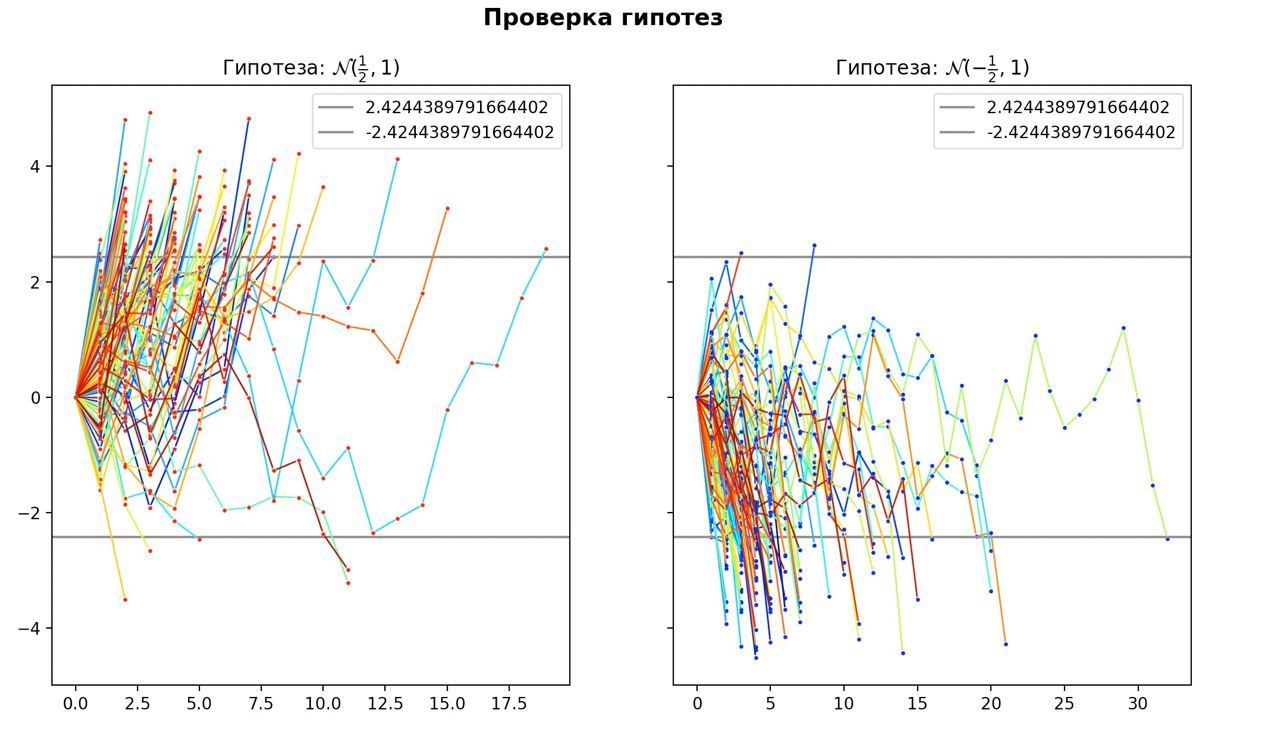

The Python source for this figure:
import numpy as np
import math
import matplotlib.pyplot as plt
from pylab import *

N = 100
A = log(19)
number_of_graphs = 9000
eps = 0.52

f, (ax1, ax2) = plt.subplots(1, 2, sharey = True)
f.suptitle('Проверка гипотез', color = 'black', weight = 'bold', size = 14)
colors = plt.cm.jet (np.linspace (0, 1, number_of_graphs))

l = 0
for k in range (number_of_graphs):
	
	x = np.random.normal (loc = 1/2, scale = 1, size = N)
	S = [0 for i in range(N + 1)]
	for i in range (N):
		if i == 0 : S[i + 1] = x[i]
		else: S[i + 1] = S[i] + x[i]
		if k % 100 == 0 : ax1.scatter(i, S[i], c = 'red', s = 2)
		if S[i] > A - eps:
			K = i
			break
		if S[i] < -A + eps :
			K = i
			l += 1
			break
	if l / number_of_graphs > 0.05 : print(f'1ОШИБКА = {l / number_of_graphs}')
	for i in range (K):
		if k % 100 == 0 : ax1.annotate(u'', xy = (i, S[i]), xytext = (i + 1, S[i + 1]), arrowprops = {'arrowstyle' : '-', 'color' : colors[k]})
ax1.set_title(r'Гипотеза: $\mathcal{N}(\frac{1}{2}, 1)$')
ax1.axhline(y = A - eps, xmin = 0, xmax = 30, color = 'gray', label = f'{log(19) - eps}')
ax1.axhline(y = -A + eps, xmin = 0, xmax = 30, color = 'gray', label = f'{-log(19) + eps}')
ax1.legend(loc = 0)

l = 0
for k in range (number_of_graphs):
	y = np.random.normal (loc = -1/2, scale = 1, size = N)
	T = [0 for i in range(N + 1)]
	for i in range (N):
		if i == 0 : T[i + 1] = y[i]
		else : T[i + 1] = T[i] + y[i]
		if k % 100 == 0 : ax2.scatter(i, T[i], c = 'blue', s = 2)
		if T[i] > A - eps :
			K = i
			l += 1
			break
		if T[i] < -A + eps :
			K = i
			break
	if l / number_of_graphs > 0.05 : print(f'2ОШИБКА = {l / number_of_graphs}')
	for i in range (K):
		if k % 100 == 0 : ax2.annotate(u'', xy = (i, T[i]), xytext = (i + 1, T[i + 1]), arrowprops = {'arrowstyle' : '-', 'color' : colors[k]})
ax2.set_title(r'Гипотеза: $\mathcal{N}(-\frac{1}{2}, 1)$')

ax2.axhline(y = A - eps, xmin = 0, xmax = 30, color = 'gray', label = f'{log(19) - eps}')
ax2.axhline(y = -A + eps, xmin = 0, xmax = 30, color = 'gray', label = f'{-log(19) + eps}')
ax2.legend(loc = 0)

show()
